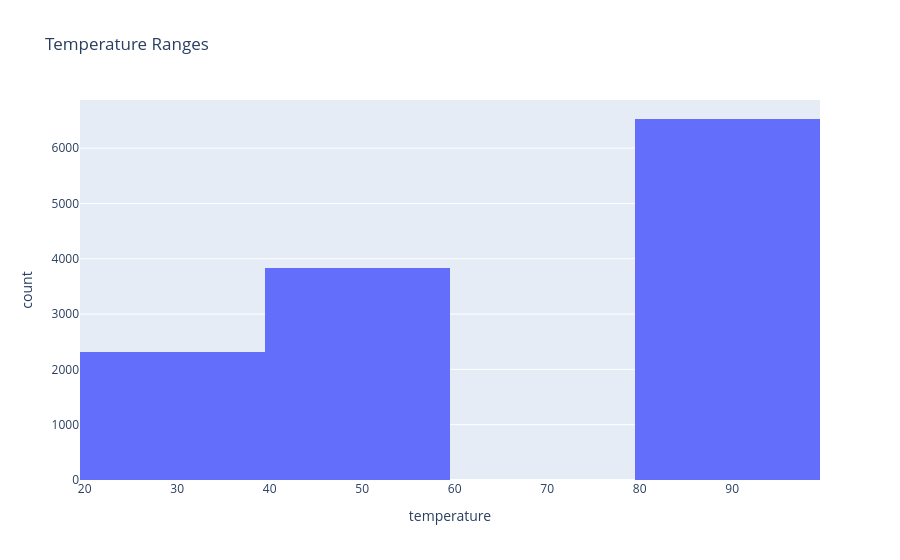

Notebook source saved alongside this figure:
### Markdown cell above
### 6. Use a histogram to visualize the temperature column.

### Code cell
fig = px.histogram(data, x="temperature", title="Temperature Ranges")                
fig.show()
fig.write_image("images/temperature.png")

### Figure 1 — Plotly figure (JSON) as saved in the notebook; plotly's stock layout.template omitted (floating-point values rounded to 4 significant figures; data arrays with more than 128 entries replaced by an {"elided": "..."} marker saying what was removed)
{"data": [{"bingroup": "x", "hovertemplate": "temperature=%{x}<br>count=%{y}<extra></extra>", "legendgroup": "", "marker": {"color": "#636efa", "pattern": {"shape": ""}}, "name": "", "orientation": "v", "showlegend": false, "type": "histogram", "x": {"elided": "12684 int values"}, "xaxis": "x", "yaxis": "y"}], "layout": {"barmode": "relative", "legend": {"tracegroupgap": 0}, "title": {"text": "Temperature Ranges"}, "xaxis": {"anchor": "y", "domain": [0, 1], "title": {"text": "temperature"}}, "yaxis": {"anchor": "x", "domain": [0, 1], "title": {"text": "count"}}}}
